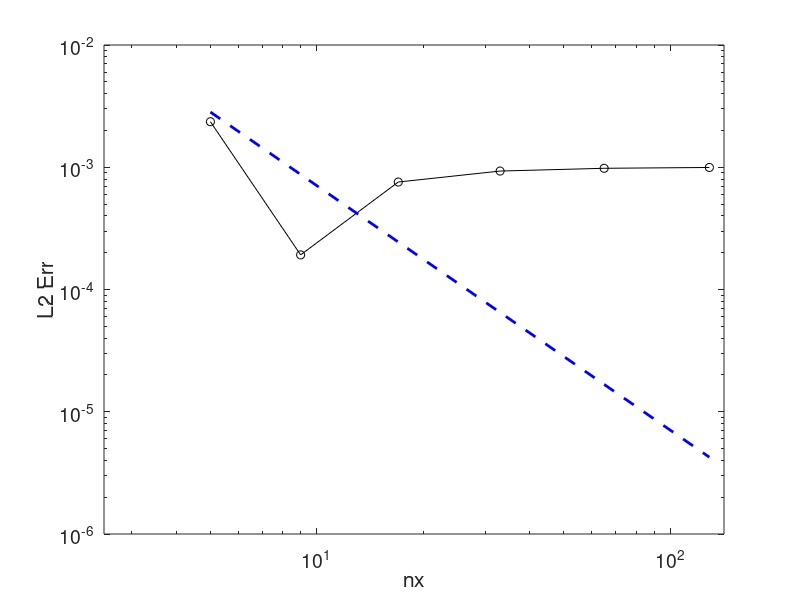

Recreate this plot in MATLAB. (Note: this script raises an error after producing the figure.)
rawdat = dlmread('err.dat');

nx = rawdat(:,1); ny = rawdat(:,2); err = rawdat(:,3);

figure, clf
loglog(nx, err, 'k-o', nx, nx.^(-2)*(err(1)/nx(1)^(-2)*1.2), 'b--', 'LineWidth', 2)
xlabel('nx'), ylabel('L2 Err'), set(gca,'FontSize',14)
xlim([nx(1)/2 nx(end)*1.1])
screen2jpeg('err.png')
